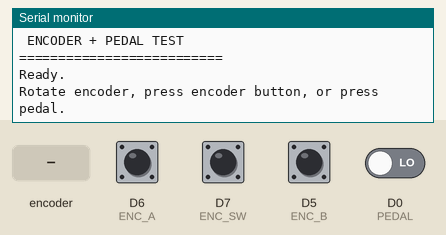
Recording of a sketch running on a simulated ESP8266 (Wemos D1 mini). Shown: the last lines printed to the serial monitor. The inputs (shaded band) are chosen by the test bench; at power-on: D5 (ENC_B), D6 (ENC_A), D7 (ENC_SW) HIGH, D0 (PEDAL) LOW.

Above: at 1.4 s.
1.5 s: rotary encoder on D6 (ENC_A) / D5 (ENC_B) turned 1 step (first pin leading)
At 2.0 s:
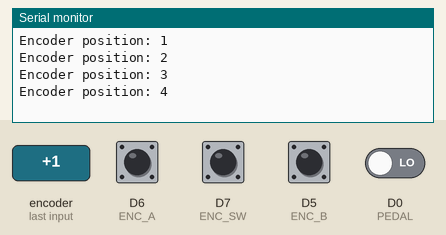
3.2 s: D7 (ENC_SW) pulled LOW for 0.15 s
At 4.0 s:
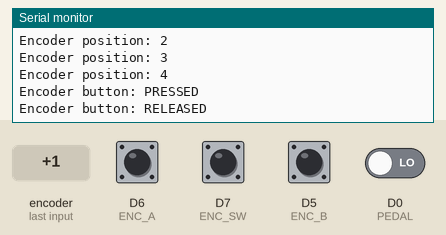
4.8 s: D0 (PEDAL) driven HIGH
At 5.7 s:
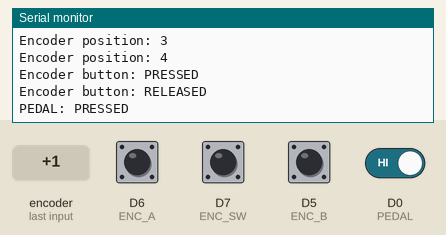
6.3 s: D0 (PEDAL) driven LOW
At 6.9 s:
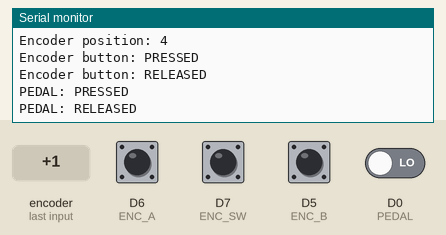
7.8 s: rotary encoder on D6 (ENC_A) / D5 (ENC_B) turned 1 step (first pin leading)
At 9.2 s:
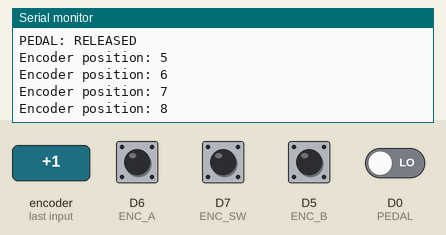
Timing chart, 0 to 10.5 s (numbered marks = the images above; inputs shaded):
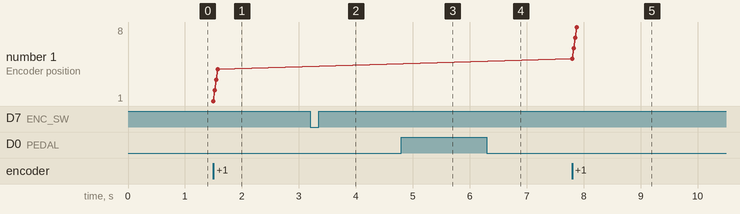

Measured:
- after the input at 1.5 s, the serial monitor: prints a new line at once (image 1)
- after the input at 3.2 s, the serial monitor: prints a new line at once (image 2)
- after the input at 4.8 s, the serial monitor: prints a new line at once (image 3)
- after the input at 6.3 s, the serial monitor: prints a new line at once (image 4)
- after the input at 7.8 s, the serial monitor: prints a new line at once (image 5)
- plotted number 1: 4 → 8 after the input at 7.8 s

The sketch:

encoder_test.ino
```cpp
/*
   Wemos D1 mini / ESP8266
   Encoder + pedal test

   Encoder:
     A  = D6 / GPIO12
     B  = D5 / GPIO14
     SW = D7 / GPIO13

   Pedal (normally closed):
     Pedal contact between D0 / GPIO16 and GND

     Released = circuit CLOSED = LOW
     Pressed  = circuit OPEN   = HIGH
*/

#define ENC_A   D6
#define ENC_B   D5
#define ENC_SW  D7
#define PEDAL   D0

volatile int encoderDelta = 0;
volatile uint8_t lastEncoderState = 0;

int encoderPosition = 0;

bool lastButtonState = HIGH;
bool lastPedalState = LOW;

// Quadrature transition table
const int8_t transitionTable[16] = {
   0, -1,  1,  0,
   1,  0,  0, -1,
  -1,  0,  0,  1,
   0,  1, -1,  0
};

void ICACHE_RAM_ATTR encoderISR() {
  uint8_t a = digitalRead(ENC_A);
  uint8_t b = digitalRead(ENC_B);

  uint8_t currentState = (a << 1) | b;
  uint8_t index = (lastEncoderState << 2) | currentState;

  encoderDelta += transitionTable[index];

  lastEncoderState = currentState;
}

void setup() {
  Serial.begin(115200);
  delay(200);

  Serial.println();
  Serial.println("==========================");
  Serial.println(" ENCODER + PEDAL TEST");
  Serial.println("==========================");

  // Encoder
  pinMode(ENC_A, INPUT_PULLUP);
  pinMode(ENC_B, INPUT_PULLUP);
  pinMode(ENC_SW, INPUT_PULLUP);

  // Pedal is normally CLOSED - this pin doesn't have internap pullup so added 10k external pullup to 3v3
  pinMode(PEDAL, INPUT);

  // Initialise encoder state
  lastEncoderState =
    (digitalRead(ENC_A) << 1) |
     digitalRead(ENC_B);

  attachInterrupt(digitalPinToInterrupt(ENC_A), encoderISR, CHANGE);
  attachInterrupt(digitalPinToInterrupt(ENC_B), encoderISR, CHANGE);

  Serial.println("Ready.");
  Serial.println("Rotate encoder, press encoder button, or press pedal.");
  Serial.println();
}

void loop() {

  // -------------------------
  // Encoder
  // -------------------------

  noInterrupts();
  int delta = encoderDelta;
  encoderDelta = 0;
  interrupts();

  if (delta != 0) {
    encoderPosition += delta;

    Serial.print("Encoder position: ");
    Serial.println(encoderPosition);
  }


  // -------------------------
  // Encoder button
  // -------------------------

  bool buttonState = digitalRead(ENC_SW);

  if (buttonState != lastButtonState) {
    delay(10);  // simple debounce

    buttonState = digitalRead(ENC_SW);

    if (buttonState != lastButtonState) {
      lastButtonState = buttonState;

      if (buttonState == LOW) {
        Serial.println("Encoder button: PRESSED");
      } else {
        Serial.println("Encoder button: RELEASED");
      }
    }
  }


  // -------------------------
  // Pedal
  // -------------------------

  bool pedalState = digitalRead(PEDAL);

  if (pedalState != lastPedalState) {
    delay(10);  // simple debounce

    pedalState = digitalRead(PEDAL);

    if (pedalState != lastPedalState) {
      lastPedalState = pedalState;

      if (pedalState == HIGH) {
        Serial.println("PEDAL: PRESSED");
      } else {
        Serial.println("PEDAL: RELEASED");
      }
    }
  }
}
```
